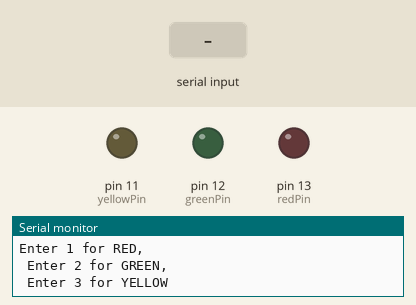
Recording of a sketch running on a simulated Arduino Uno, built with avr-gcc and run on an emulated ATmega328P. Parts: output pins drawn as LEDs (lit = HIGH), the last lines printed to the serial monitor. Inputs (shaded band) come from the test bench.

Above: at 1.2 s.
1.3 s: "1\n" received over Serial
At 2.5 s:
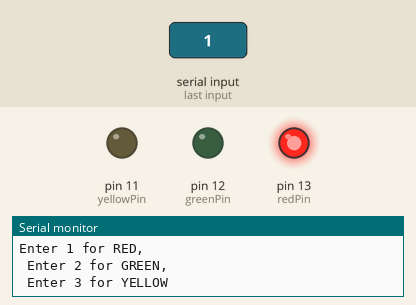
2.8 s: "2\n" received over Serial
At 3.8 s:
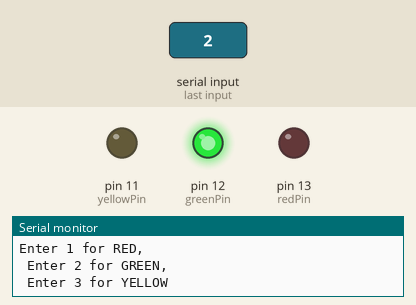
Timing chart, 0 to 5.8 s (numbered marks = the images above; inputs shaded):
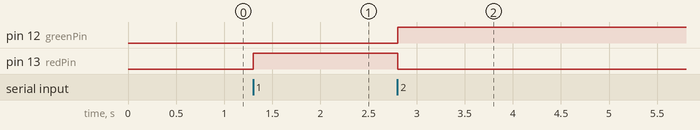

Measured:
- after the input at 1.3 s, pin 13 (redPin): LOW → HIGH at once
- after the input at 2.8 s, pin 12 (greenPin): LOW → HIGH at once; pin 13 (redPin): HIGH → LOW at once

The sketch:

9_user_number_input_for_led.ino
```cpp
String message = "Enter 1 for RED, \n Enter 2 for GREEN, \n Enter 3 for YELLOW";
int userOption = 0;

int redPin = 13;
int greenPin = 12;
int yellowPin = 11;


void setup() {
  Serial.begin(9600);
  // put your setup code here, to run once:
  pinMode(redPin, OUTPUT);
  pinMode(greenPin, OUTPUT);
  pinMode(yellowPin, OUTPUT);
}

void ledAction(int userOption) {
  if (userOption == 1) {
    digitalWrite(redPin, HIGH);
    digitalWrite(greenPin, LOW);
    digitalWrite(yellowPin, LOW);
  } else if (userOption ==  2) {
    digitalWrite(greenPin, HIGH);
    digitalWrite(redPin, LOW);
    digitalWrite(yellowPin, LOW);
  } else {
    digitalWrite(yellowPin, HIGH);
    digitalWrite(redPin, LOW);
    digitalWrite(greenPin, LOW);
  }
}


int userInput() {

  Serial.println(message);
  while (Serial.available() == 0) {}
  userOption = Serial.parseInt();

  if (userOption > 0 && userOption < 4) {
    ledAction(userOption);
  } else {
    Serial.println("invalid Option please provide input again ");
    userInput();
  }
  return userOption;
}


void loop() {

  userOption = userInput();

  ledAction(userOption);

}
```
